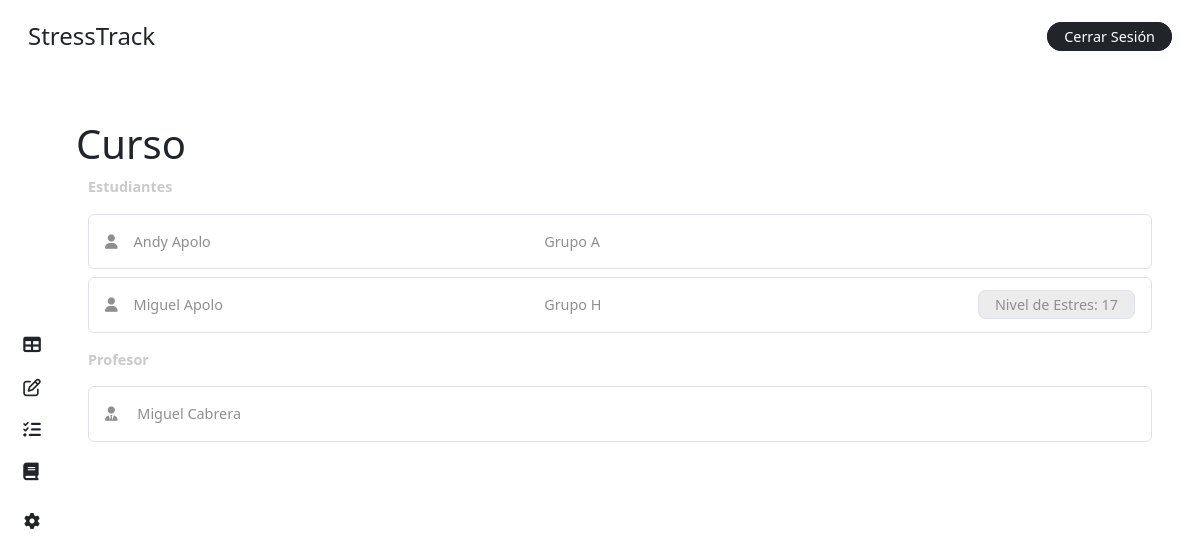
Before: /course/ (signed in) with the older database file.
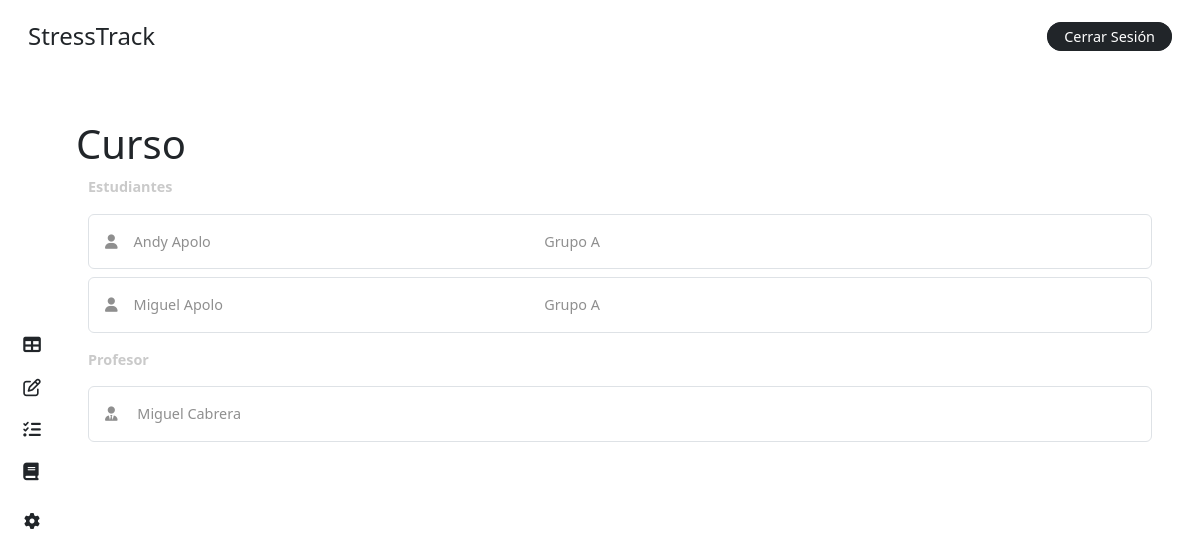
After: the same page with the newer database file.
### stress/models.py (models this page shows, shortened)
class CustomUser(AbstractBaseUser, PermissionsMixin):
    ROLE_CHOICES = [
        ('student', 'Alumno'),
        ('teacher', 'Profesor'),
        ('superuser', 'Administrador'),
    ]
    first_name = models.CharField(max_length=50, blank=True)
    last_name = models.CharField(max_length=50, blank=True)
    dni = models.CharField(max_length=10, unique=True, blank=True, null=True)
    email = models.EmailField(unique=True)
    role = models.CharField(max_length=20, choices=ROLE_CHOICES, default='student')
    is_active = models.BooleanField(default=True)
    is_staff = models.BooleanField(default=False)
    stress = models.IntegerField(default=0)
    share_stress_level = models.BooleanField(default=False)
    course = models.ForeignKey(Course, on_delete=models.CASCADE, related_name='students', null=True, blank=True)
    group = models.ForeignKey(Team, on_delete=models.CASCADE, related_name='members', null=True, blank=True)
    objects = CustomUserManager()
    USERNAME_FIELD = 'email'
    REQUIRED_FIELDS = []

class Team(models.Model):
    name = models.CharField(max_length=20)
    course = models.ForeignKey(Course, on_delete=models.CASCADE, related_name='teams')
    def __str__(self):
        return f"{self.name}"

### stress/views.py (the view, shortened to what this page needs)
# urls.py: path('course/', views.course, name='course'),
@login_required
def course(request):
    user = request.user
    course = user.course if user.role == 'student' else user.teaching_courses.first()
    if course:
        students = course.students.all()
        teacher = course.teacher
        groups = course.teams.all()
    else:
        students = None
        teacher = None
        groups = None
    context = {
        'students': students,
        'role': request.user.role,
        'groups': groups,
        'teacher': teacher,
        'course': course,
    }
    return render(request, 'dashboard/course.html', context)

### stress/templates/dashboard/course.html (shortened to what this page needs)
{% extends "base/dashboard_base.html" %}
{% block content %}
{% include "elements/dashboard_sidebar.html" with role=role %}
<main class="main p-4 pe-5">
  <div class="my-4">
    <div class="row">
      <div class="col-11 p-0">
        <h1 class="m-0">Curso</h1>
      </div>
    </div>
    {% if not course %}
      {% if role == 'student' %}
        <div class="bg-inf p-3 rounded-2 text-gris my-4">
        <i class="fas fa-info-circle"></i> No estas matriculado a un curso por el
        momento.
        </div>
      {% else %}
        <div class="bg-inf p-3 rounded-2 text-gris my-4">
        <i class="fas fa-info-circle"></i> No estas asignado a un curso por el
        momento.
        </div>
      {% endif %}
    {% else %}
      <label class="text-grisillo fw-bold my-2">Estudiantes</label>
      {% if not students %}
        <div class="bg-inf p-3 rounded-2 text-gris">
          <i class="fas fa-info-circle"></i> No hay estudiantes matriculados por el momento.
        </div>
      {% else %}
        {% for student in students %}
            <div class="p-3 my-2 rounded-2 text-gris border border-1">
                <div class="row">
                    <div class="col-5">
                        <i class="fa-solid fa-user me-3"></i>{{ student.first_name }} {{ student.last_name }}
                    </div>
                    <div class="col-4">
                        {% if student.group %}
                            {{ student.group }}
                        {% else %}
                            N/A
                        {% endif %}
                    </div>
                    {% if role == 'student' %}
                        {% if student.share_stress_level %}
                            <div class="col-3 text-end">
                                <div
                                    class="ms-4 bg-color-grisillo py-1 px-3 border d-inline rounded-3 fs-7"
                                >
                                    Nivel de Estres: {{ student.stress }}
                                </div>
                            </div>
                        {% endif %}
                    {% endif %}
                </div>
            </div>
        {% endfor %}
      {% endif %}
      <label class="text-grisillo fw-bold my-2">Profesor</label>
      {% if teacher %}
            <div class="p-3 my-2 rounded-2 text-gris border border-1">
              <div class="row">
                <div class="col-12">
                <i class="fa-solid fa-user-tie me-3"></i> {{ teacher.first_name }} {{ teacher.last_name }}
                </div>
              </div>
            </div>
      {% else %}
          <div class="bg-inf p-3 rounded-2 text-gris">
            <i class="fas fa-info-circle"></i> No hay un profesor asignado por el momento.
          </div>
      {% endif %}
    {% endif %}
  </div>
</main>
{% endblock %}

### stress/templates/base/dashboard_base.html (shortened to what this page needs)
{% load static %}
<!DOCTYPE html>
<html lang="en">
<head>
    <link rel="stylesheet" href="{% static 'css/main.css' %}">
    <link href="https://cdn.jsdelivr.net/npm/bootstrap@5.3.3/dist/css/bootstrap.min.css" rel="stylesheet">
</head>
<body>
    {% include "elements/dashboard_header.html" %}
    {% block content %}
    {% endblock %}
</body>
</html>

### stress/templates/elements/dashboard_header.html
<header class="header d-flex justify-content-between align-items-center py-3 px-4">
    <div class="px-1">
        <a class="text-dark text-decoration-none fs-4" href="{% url 'panel' %}">StressTrack</a>
    </div>
    <div class="px-1">
        <a href="{% url 'logout' %}" class="text-decoration-none fs-7 bg-dark text-white border border-dark rounded-4 py-1 px-3">Cerrar Sesión</a>
    </div>
</header>

### stress/templates/elements/dashboard_sidebar.html (shortened to what this page needs)
<aside class="sidebar d-flex flex-column justify-content-center align-items-center">
    {% if role == 'student' %}
        <ul class="list-unstyled d-flex flex-column justify-content-center">
            <li class="py-2"><a class="text-decoration-none text-dark  fs-5_5" title="Panel" href="{% url 'panel' %}"><i
                        class="fa-solid fa-table"></i></a></li>
            <li class=" py-2"><a class="text-decoration-none text-dark fs-5_5" title="Tests" href="{% url 'list-test' %}"><i
                        class="fa-regular fa-pen-to-square"></i></a></li>
            <li class=" py-2"><a class="text-decoration-none text-dark fs-5_5" title="Tareas" href="{% url 'list-tasks' %}"><i
                        class="fa-solid fa-list-check"></i></a></li>
            <li class=" py-2"><a class="text-decoration-none text-dark fs-5_5" title="Curso" href="{% url 'course' %}"><i
                        class="fa-solid fa-book"></i></a></li>
        </ul>
    {% endif %}
    <ul class="list-unstyled">
        <li class=""><a class="text-decoration-none text-dark" title="Perfil" href="{% url 'profile' %}"><i
                    class="fa-solid fa-gear"></i></a></li>
    </ul>
</aside>

### stress/static/css/main.css (style rules this page uses)
body { height: 100vh; margin: 0; padding: 0; display: grid; grid-template-columns: 4rem 1fr; grid-template-rows: 4.5rem 1fr; grid-template-areas: "header header" "side main"; gap: 0; background-color: white; }
.header { grid-area: header; background-color: white; }
.sidebar { grid-area: side; }
.main { grid-area: main; overflow-y: auto; }
.fs-5_5 { font-size: 1.1rem; }
.fs-7 { font-size: .9rem; }
.text-grisillo { color: #cacaca; font-size: .9rem; }
.text-gris { color: #8f8f8f; font-size: .9rem; }

Changed rows visible on the page:
changed CustomUser (number 2 of 3 on the later page): group "Grupo H" → "Grupo A"; share_stress_level True → False (drawn); stress "17" → (not shown)
